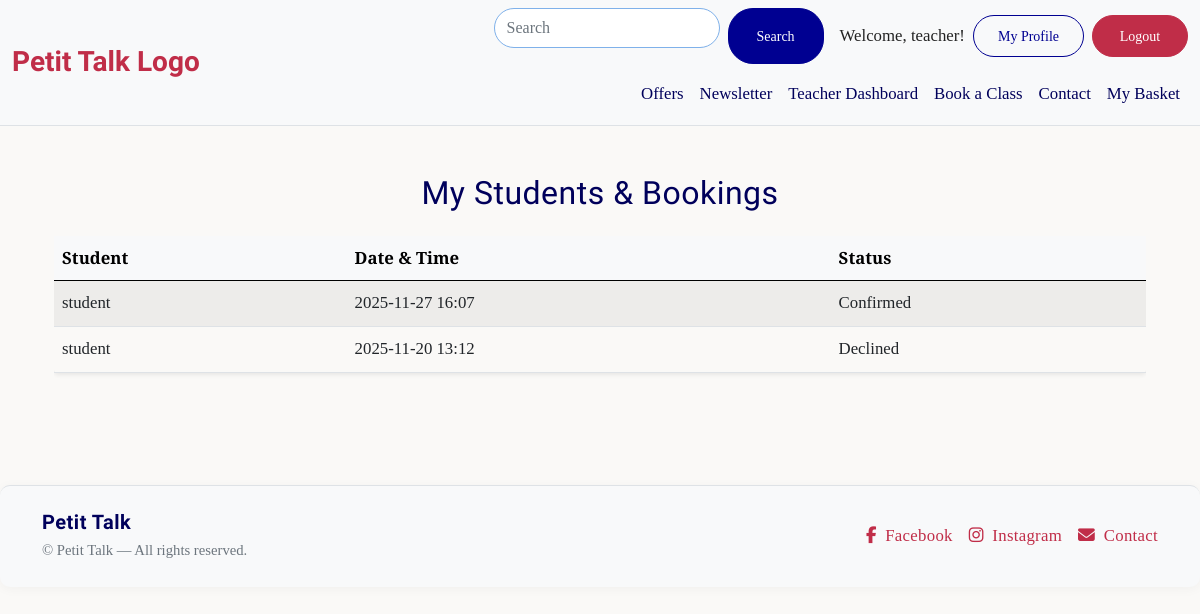
The app's page /bookings/dashboard/teacher/ (signed in), older data.
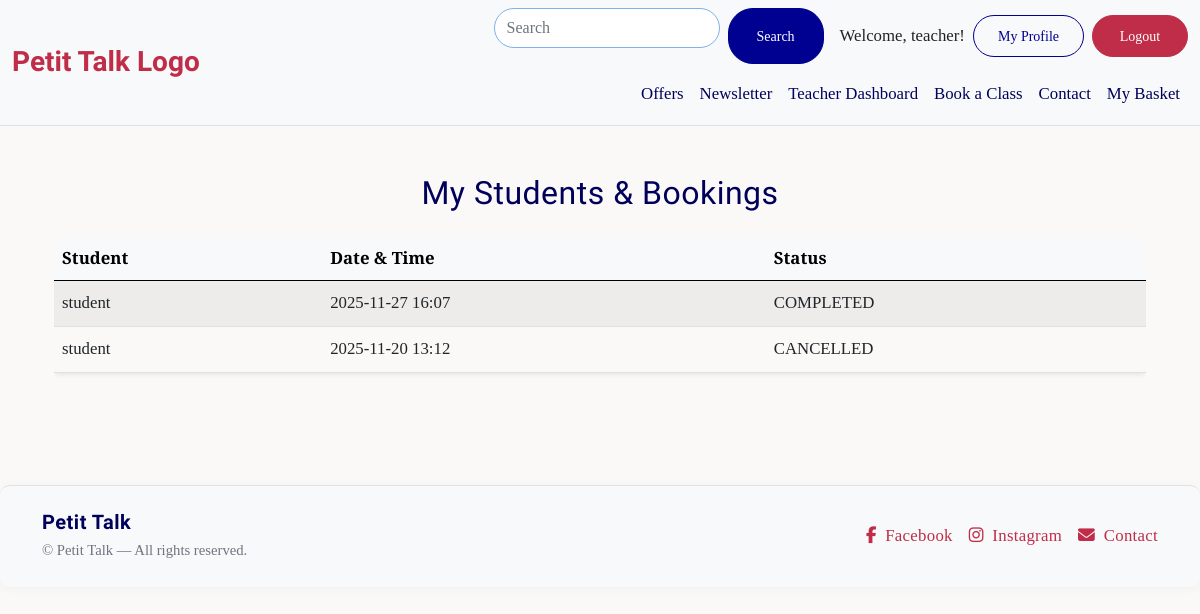
The same page, newer data.
### bookings/models.py (models this page shows, shortened)
class Booking(models.Model):
    student = models.ForeignKey(
        User, on_delete=models.CASCADE, related_name='student_bookings'
    )
    teacher = models.ForeignKey(
        User, on_delete=models.CASCADE, related_name='teacher_bookings'
    )
    scheduled_time = models.DateTimeField()
    purpose = models.TextField(blank=True)
    status = models.CharField(
        max_length=10, choices=BOOKING_STATUS, default='PENDING'
    )
    created_at = models.DateTimeField(auto_now_add=True)
    class Meta:
        ordering = ['-scheduled_time']
        unique_together = ('teacher', 'scheduled_time')  #Avoid double-booking for teachers

### bookings/views.py (the view)
# urls.py: path("dashboard/teacher/", views.teacher_dashboard, name="teacher_dashboard"),
@login_required
def teacher_dashboard(request):
    if not request.user.profile.is_teacher:
        messages.error(request, "You are not authorized to access the teacher dashboard.")
        return redirect("home")
    bookings = Booking.objects.filter(teacher=request.user).order_by("-scheduled_time")
    return render(request, "bookings/teacher_dashboard.html", {"bookings": bookings})

### bookings/templates/bookings/teacher_dashboard.html (shortened to what this page needs)
{% extends "base.html" %}
{% load static %}
{% block content %}
<div class="container py-4">
    <h2 class="mb-4 text-center">My Students & Bookings</h2>
    {% if bookings %}
    <div class="table-responsive">
        <table class="table table-striped align-middle shadow-sm rounded">
            <thead class="table-light">
                <tr>
                    <th>Student</th>
                    <th>Date & Time</th>
                    <th>Status</th>
                </tr>
            </thead>
            <tbody>
                {% for booking in bookings %}
                <tr>
                    <td>{{ booking.student.username }}</td>
                    <td>{{ booking.scheduled_time|date:"Y-m-d H:i" }}</td>
                    <td class="fw-semibold text-capitalize">
                        {{ booking.status }}
                    </td>
                </tr>
                {% endfor %}
            </tbody>
        </table>
    </div>
    {% else %}
    <p class="text-center text-muted mt-4">
        No bookings yet.
    </p>
    {% endif %}
</div>
{% endblock %}

Row changes from the older to the newer data that the page shows:
changed Booking: status "Confirmed" → "COMPLETED"
changed Booking: status "Declined" → "CANCELLED"
